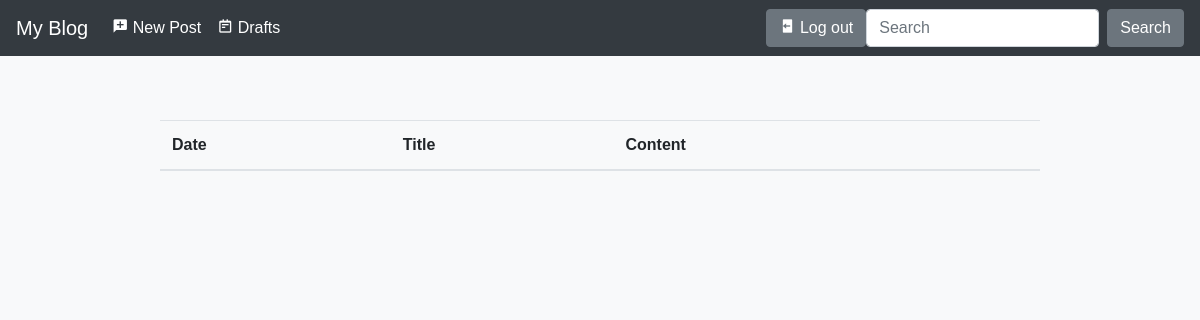
The page /drafts/ (signed in) on the database as committed earlier.
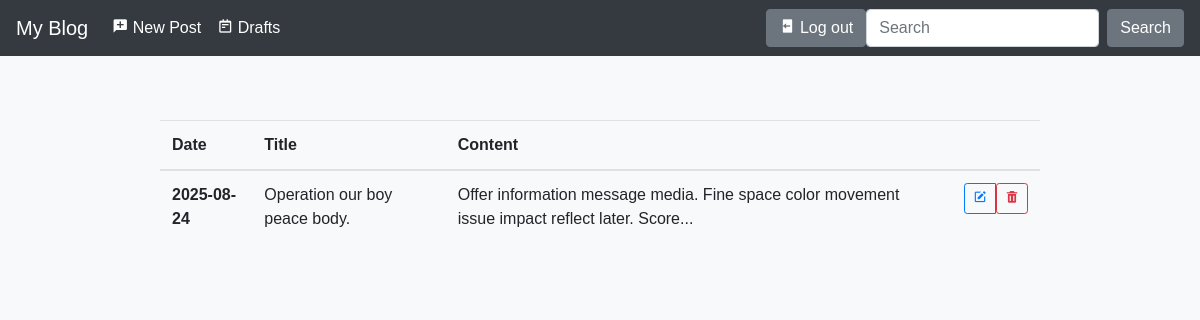
The same page on the database as committed later.
### blog/models.py (models this page shows)
class Entry(db.Model):
    id = db.Column(db.Integer, primary_key=True)
    title = db.Column(db.String(80), nullable=False)
    body = db.Column(db.Text, nullable=False)
    pub_date = db.Column(db.DateTime, nullable=False,
                         default=datetime.datetime.utcnow)
    is_published = db.Column(db.Boolean, default=False)

### blog/routes.py (the view)
@app.route("/drafts/")
@login_required
def list_drafts():
    all_posts = Entry.query.filter_by(
        is_published=False).order_by(Entry.pub_date.desc())
    return render_template("drafts.html", all_posts=all_posts)

### blog/routes.py (called while the page is built)
def login_required(view_func):
    @functools.wraps(view_func)
    def check_permissions(*args, **kwargs):
        if session.get('logged_in'):
            return view_func(*args, **kwargs)
        return redirect(url_for('login', next=request.path))
    return check_permissions

### blog/templates/drafts.html
{% extends "base.html" %}
{% block content %}
<div class="container">
    <div class="table-responsive">
        <table class="table">
            <thead>
                <tr>
                    <th scope="col">Date</th>
                    <th scope="col">Title</th>
                    <th scope="col">Content</th>
                    <th scope="col"></th>
                </tr>
            </thead>
            <tbody class="table-group-divider">
                {% for post in all_posts %}
                <tr>
                    <th scope="row">{{ post.pub_date.strftime('%Y-%m-%d') }}</th>
                    <td>{{ post.title }}
                    </td>
                    <td>{{ post.body|truncate(100) }}</td>
                    <td>
                        <div class="btn-group" role="group">
                            <a href="{{ url_for('create_or_edit_entry', entry_id=post.id) }}"
                                class="btn btn-sm btn-outline-primary"><i class='bx bxs-edit'></i></a>
                            <form method="POST" action="{{ url_for('delete_entry', entry_id=post.id) }}">
                                <button type="submit" class="btn btn-sm btn-outline-danger"><i
                                        class='bx bxs-trash'></i></button>
                            </form>
                        </div>
                    </td>
                </tr>
                {% endfor %}
            </tbody>
        </table>
    </div>
</div>
{% endblock %}

### blog/templates/base.html (shortened to what this page needs)
<!doctype html>
<html lang="en">
<head>
    <link rel="stylesheet" href="https://stackpath.bootstrapcdn.com/bootstrap/4.5.0/css/bootstrap.min.css"
>
    <link href='https://unpkg.com/boxicons@2.1.4/css/boxicons.min.css' rel='stylesheet'>
    <link rel="stylesheet" href="{{ url_for('static', filename='css/style.css') }}">
</head>
<body>
    <nav class="navbar navbar-expand-md navbar-dark bg-dark fixed-top">
        <a class="navbar-brand" href="{{ url_for('index') }}">My Blog</a>
        <div class="collapse navbar-collapse" id="navbarsExampleDefault">
            <ul class="navbar-nav mr-auto">
                <li class="nav-item"><a class="nav-link active" aria-current="page"
                        href="{{ url_for('create_or_edit_entry') }}"><i class='bx bxs-comment-add'></i> New Post</a>
                </li>
                <li class="nav-item"><a class="nav-link active" aria-current="page"
                        href="{{ url_for('list_drafts') }}"><i class='bx bx-notepad'></i> Drafts</a>
                </li>
            </ul>
            {% if session.logged_in %}
            <form class="form-inline my-2 my-lg-0" action="{{ url_for('logout') }}" method="POST">
                <button class="btn btn-secondary my-2 my-sm-0" type="submit"><i class='bx bxs-log-out'></i> Log
                    out</button>
            </form>
            {% else %}
            <a href="{{ url_for('login') }}" class="btn btn-secondary my-2 my-lg-0"><i class='bx bxs-log-in'></i> Log
                in</a>
            {% endif %}
            <form class="form-inline my-2 my-lg-0">
                <input class="form-control mr-sm-2" type="text" placeholder="Search" aria-label="Search">
                <button class="btn btn-secondary my-2 my-sm-0" type="submit">Search</button>
            </form>
        </div>
    </nav>
    <main role="main" class="container">
        {% block content %}
        {% endblock %}
    </main>
</html>

### blog/static/css/style.css (style rules this page uses)
body { padding-top: 5rem; }
:root { --primary-color: #007bff; --secondary-color: #6c757d; --light-gray: #f8f9fa; --dark-gray: #343a40; }
body { font-family: 'Arial', sans-serif; background-color: var(--light-gray); color: #333; }
.container { max-width: 960px; margin: 0 auto; padding: 20px; }
.form-control { border-radius: 0.25rem; }

Rows that differ between the two databases and show on the page:
now on this page (row edited): Entry: pub_date "2025-08-24", title "Operation our boy peace body.", body "Offer information message media. Fine space color movement issue impact reflect later. Score..."
